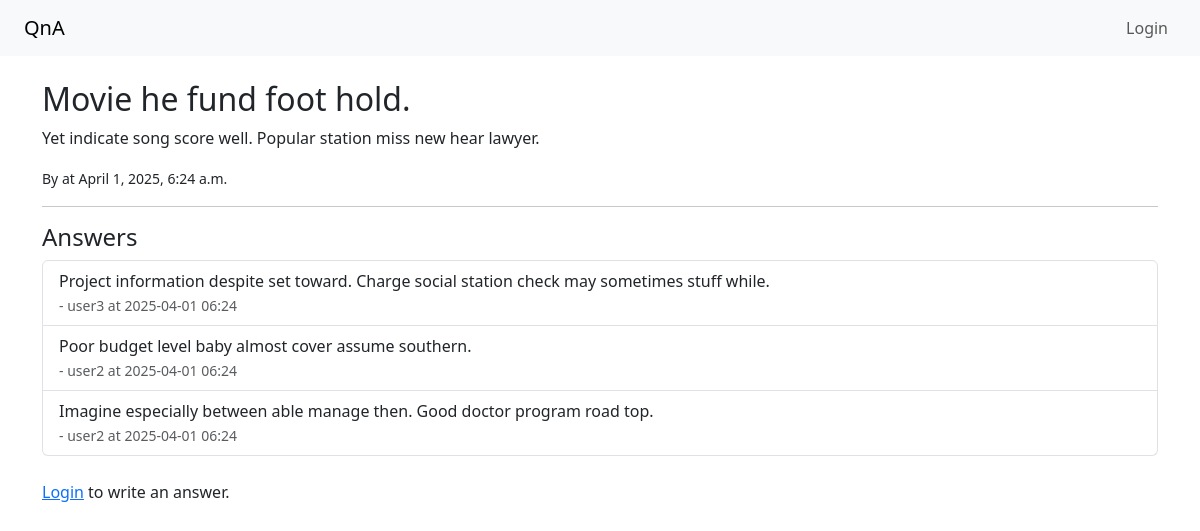
Page /question/11/ on the committed database.
### qa/models.py (models this page shows, shortened)
class Question(models.Model):
    title = models.CharField(max_length=200)
    content = models.TextField()
    author = models.ForeignKey(User, on_delete=models.CASCADE)
    created_at = models.DateTimeField(auto_now_add=True)

class Answer(models.Model):
    question = models.ForeignKey(Question, on_delete=models.CASCADE, related_name='answers')
    content = models.TextField()
    author = models. ForeignKey(User, on_delete=models.CASCADE)
    created_at = models.DateTimeField(auto_now_add=True)

### qa/views.py (the view, shortened to what this page needs)
# urls.py: path('question/<int:pk>/', views.question_detail, name='question_detail'),
def question_detail(request, pk):
    question = get_object_or_404(Question, pk = pk)
    return render(request, 'qa/question_detail.html', {'question': question})

### qa/templates/qa/question_detail.html
{% extends 'qa/base.html' %}
{% block content %}
<h2>{{ question.title }}</h2>
<p>{{ question.content }}</p>
<p><small>By {{ question.author.usernmae }} at {{ question.created_at }}</small></p>
<hr>
<h4>Answers</h4>
<ul class="list-group mb-4">
  {% for answer in question.answers.all %}
    <li class="list-group-item">
      {{ answer.content }}<br><small class="text-muted"> - {{ answer.author.username }} at {{ answer.created_at|date:"Y-m-d H:i"}}</small>
    </li>
  {% empty %}
    <li class="list-group-item">No answers yet.</li>
  {% endfor %}
</ul>
{% if user.is_authenticated %}
  <h4>Write an Answer</h4>
  <form action="post">
    {% csrf_token %}
    <div class="mb-3">
      <textarea name="content" class="form-control" rows = "4" placeholder="Write your answer here..."></textarea><br>
    </div>
    <button type="submit" class="btn btn-success">Submit Answer</button>
  </form>
{% else %}
  <p><a href="{% url 'login' %}">Login</a> to write an answer.</p>
{% endif %}
{% endblock %}

### rows in the picture
Question: title "Movie he fund foot hold.", content "Yet indicate song score well. Popular station miss new hear lawyer.", created_at "April 1, 2025, 6:24 a.m."
Answer: content "Project information despite set toward. Charge social station check may sometimes stuff while.", author.username "user3", created_at "2025-04-01 06:24"
Answer: content "Poor budget level baby almost cover assume southern.", author.username "user2", created_at "2025-04-01 06:24"
Answer: content "Imagine especially between able manage then. Good doctor program road top.", author.username "user2", created_at "2025-04-01 06:24"
